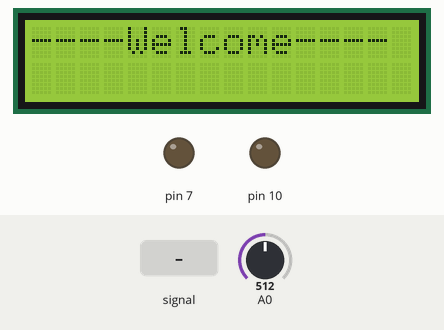
This sketch was run on a simulated Arduino Uno, built with avr-gcc and run on an emulated ATmega328P. Shown: 16×2 character LCD, output pins drawn as LEDs (lit = HIGH). The test bench sets the inputs (shaded band); at power-on: A0 = 512. The local clock reads 2024-03-15 10:24:30 at power-on unless the sketch sets it; storage starts empty.

Above: at 0.2 s.
At 2.0 s:
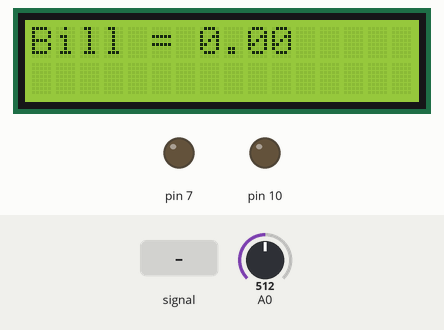
2.1 s: A0 fed a 200 Hz sine of ±81 counts around its level
At 3.1 s:
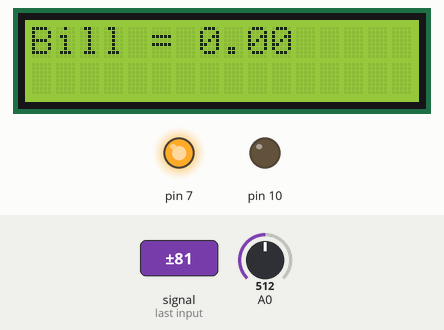
Timing chart, 0 to 5.1 s (numbered marks = the images above; inputs shaded):
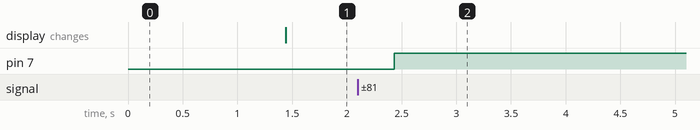

Measured:
- after the input at 2.1 s, pin 7: LOW → HIGH after 0.33 s

The sketch:

Project_Code.ino
```cpp
const int VIN = A0;
#include <ACS712_30A.h>
#include <millisDelay.h>
unsigned long delayStart = 0;
bool delayRunning = false;
int i = 0;
float f = 0;
const float ii = 0.01666667;
unsigned long previousMillis=0;
float Current = 0;
float Voltage = 0;
float KiloVolt = 0;
float KWH = 0;
float Bill = 0;
String Relay_status = "ON";
ACS712_30A project(VIN);
#include <LiquidCrystal_I2C.h>
LiquidCrystal_I2C lcd(0x27, 16, 2);
#include "SD.h"
#include <Wire.h>
#include "RTClib.h"
#define LOG_INTERVAL  1000
#define SYNC_INTERVAL 1000
uint32_t syncTime = 0;
RTC_DS1307 RTC;
const int chipSelect = 10;
File myfile;

void setup()
{
    initSDcard();
    createFile();
    initRTC();
    myfile.println("millis,stamp,date,time,Current,Voltage(in W),Voltage(in KW),Operating Time in mins,Operating time in hrs,Units Consumed,Bill Amount,Relay Status");
    pinMode(7, OUTPUT);
    delayStart = millis();
    delayRunning = true;
    lcd.begin(); // initialize the lcd
    lcd.backlight();
    lcd.print("----Welcome----");
}

void loop()
{
    if (delayRunning && ((millis() - delayStart) >= 60000))
  {
      delayStart = delayStart + 60000;
      i++;
      (f = i * ii);
  }

  if (((unsigned long)(millis() - previousMillis)) >= 1000)
  {
      previousMillis = millis();
      Current = project.getCurrent();
      Voltage = project.getVoltage();
      KiloVolt = project.getKiloVolt();
      KWH = project.getKWh(f);
      Bill = project.getBill(f);

      if(Voltage >= 150)
      {
        digitalWrite(7, HIGH);
        Relay_status = "OFF";
        lcd.clear();
        lcd.setCursor(0,0);
        lcd.print("WARNING !!");
        lcd.setCursor(1,0);
        lcd.print("OVERlOAD !!");
      }

      lcd.clear();
      lcd.setCursor(0,0);
      lcd.print(String("Bill = ") + Bill);

      DateTime now;
      delay((LOG_INTERVAL - 1) - (millis() % LOG_INTERVAL));
      uint32_t m = millis();
      myfile.print(m);
      myfile.print(", ");
      now = RTC.now();
      myfile.print(now.unixtime());
      myfile.print(", ");
      myfile.print(now.year(), DEC);
      myfile.print("/");
      myfile.print(now.month(), DEC);
      myfile.print("/");
      myfile.print(now.day(), DEC);
      myfile.print(" ");
      myfile.print(", ");
      myfile.print(now.hour(), DEC);
      myfile.print(":");
      myfile.print(now.minute(), DEC);
      myfile.print(":");
      myfile.print(now.second(), DEC);
      myfile.print(", ");
      myfile.print(Current);
      myfile.print(", ");
      myfile.print(Voltage);
      myfile.print(", ");
      myfile.print(KiloVolt);
      myfile.print(", ");
      myfile.print(i);
      myfile.print(", ");
      myfile.print(f);
      myfile.print(", ");
      myfile.print(KWH);
      myfile.print(", ");
      myfile.print(Bill);
      myfile.print(", ");
      myfile.println(Relay_status);

      if ((millis() - syncTime) < SYNC_INTERVAL) return;
      syncTime = millis();
      myfile.flush();
   }
}


void initSDcard()
  {
    pinMode(10, OUTPUT);
    if (!SD.begin(chipSelect))
    {
      return;
    }
  }

void createFile()
{
  char filename[] = "MLOG00.CSV";
  for (uint8_t i = 0; i < 100; i++) {
    filename[4] = i / 10 + '0';
    filename[5] = i % 10 + '0';
    if (! SD.exists(filename)) {
      myfile = SD.open(filename, FILE_WRITE);
      break;
    }
  }
}

void initRTC()
{
  Wire.begin();
  if (!RTC.begin()) {
    myfile.println("RTC failed");
  }
}
```

ACS712_30A.cpp
```cpp
#include "Arduino.h"
#include "ACS712_30A.h"

ACS712_30A::ACS712_30A(int vinPin)
{
   _vin=vinPin;
}

float ACS712_30A::readCurrent()
{
	const float FACTOR = 66.00/1000;
	const float QOV    = 0.5 * 5.0;
	float voltage;
	float voltage_raw =   (5.0 / 1023.0)* analogRead(this->_vin);
	voltage =  voltage_raw - QOV;
	this->_outVoltage = voltage;
	this->_current = ((abs(voltage / FACTOR) - (0.0/1000))); //-22.79   abs(vol
	return this->_current;
}

float ACS712_30A::getCurrent()
{
	float sum =0;
	for(int c=0; c < 500; c++)
	{
		sum += readCurrent();
	}
	float current = sum /500;
	return current;
}

float ACS712_30A::getVoltage()
{
	float voltage = getCurrent()*230;
	return voltage;
}

float ACS712_30A::getKiloVolt()
{
	float kiloVolt = getVoltage()/1000;
	return kiloVolt;
}

float ACS712_30A::getKWh(float i)
{
	float kwh = getKiloVolt() * i;
	return kwh;
}

float ACS712_30A::getBill(float i)
{
	float bill  = getKWh(i) *  3.5;
	return bill;
}
```

ACS712_30A.h
```cpp
#ifndef ACS712_30A_h
#define ACS712_30A_h

#include "Arduino.h"

class ACS712_30A
{
public:

    float readCurrent();
    int _vin;
    float _current,_outVoltage;

    ACS712_30A(int vinPin);
    float getCurrent();
    float getVoltage();
    float getKiloVolt();
    float getKWh(float i);
    float getBill(float i);

private:


};

#endif
```
